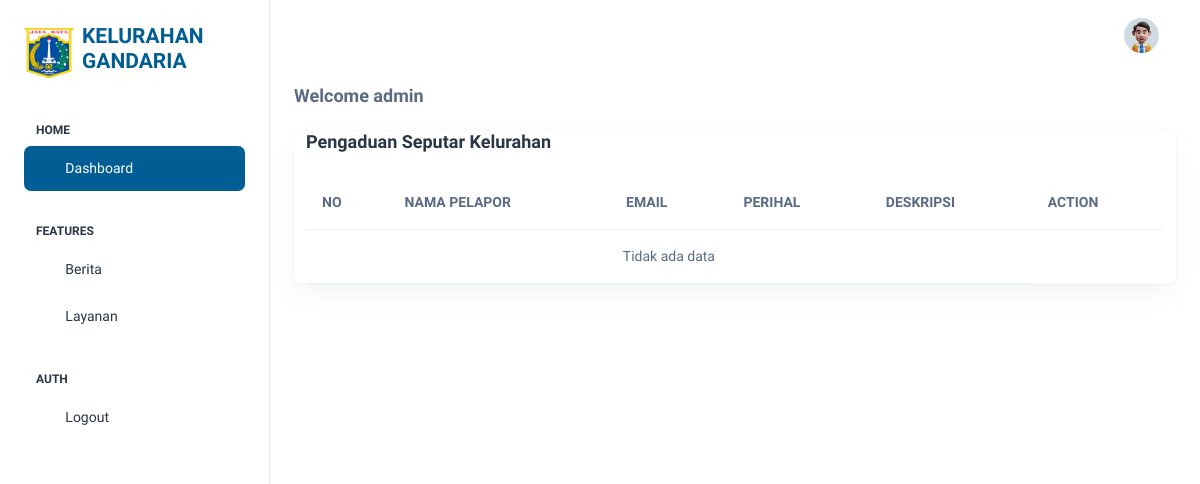
The app's page /admin/dashboard.php (signed in), older data.
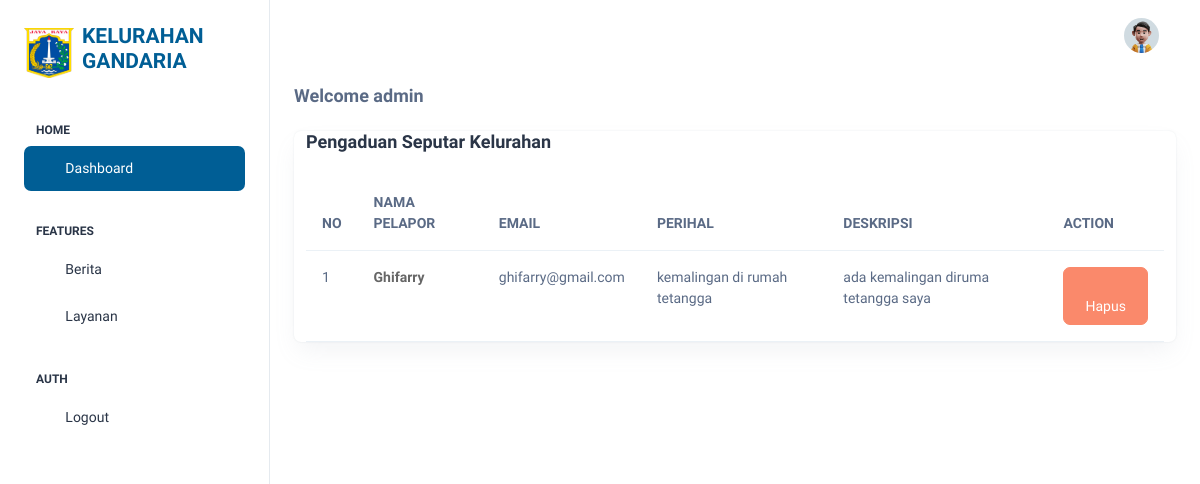
The same page, newer data.
### tables this page shows
CREATE TABLE `pengaduan` (
  `id` int(11) NOT NULL,
  `nama` varchar(255) NOT NULL,
  `email` varchar(255) NOT NULL,
  `subjek` varchar(255) NOT NULL,
  `isi` text NOT NULL
);

### admin/dashboard.php (the view, shortened to what the changed rows need)
<?php
require './../config/authFunction.php';
$query = "SELECT * FROM pengaduan";
$getAllPengaduan = mysqli_query($conn, $query);
?>
<!doctype html>
<html lang="en">
<head>
    <link rel="stylesheet" href="assets/css/styles.min.css" />
</head>
<body>
    <div class="page-wrapper" id="main-wrapper" data-layout="vertical" data-navbarbg="skin6" data-sidebartype="full" data-sidebar-position="fixed" data-header-position="fixed">
        <div class="body-wrapper">
            <div class="container-fluid">
                <div class="card">
                    <section class="intro">
                        <div class="gradient-custom-1 h-100">
                            <div class="mask d-flex align-items-center h-100">
                                <div class="container-fluid">
                                    <div class="row justify-content-center">
                                        <div class="col-12">
                                            <div class="table-responsive bg-white">
                                                <table class="table mb-0">
                                                    <thead>
                                                        <tr>
                                                            <th scope="col">NO</th>
                                                            <th scope="col">NAMA PELAPOR</th>
                                                            <th scope="col">EMAIL</th>
                                                            <th scope="col">PERIHAL</th>
                                                            <th scope="col">DESKRIPSI</th>
                                                            <th scope="col">ACTION</th>
                                                        </tr>
                                                    </thead>
                                                    <tbody>
                                                        <?php if (mysqli_num_rows($getAllPengaduan) > 0) : ?>
                                                            <?php
                                                            $no = 1;
                                                            foreach ($getAllPengaduan as $pengaduan) :
                                                            ?>
                                                                <tr>
                                                                    <td>
                                                                        <?= $no++ ?>
                                                                    </td>
                                                                    <th scope="row" style="color: #666666;">
                                                                        <?= $pengaduan['nama'] ?>
                                                                    </th>
                                                                    <td>
                                                                        <?= $pengaduan['email'] ?>
                                                                    </td>
                                                                    <td>
                                                                        <?= $pengaduan['subjek'] ?>
                                                                    </td>
                                                                    <td>
                                                                        <?= $pengaduan['isi'] ?>
                                                                    </td>
                                                                    <td>
                                                                        <a href="./process/deletePengaduan.php?id=<?= $pengaduan['id'] ?>" onclick="return confirm('Yakin Hapus Pengaduan ini?')" class="btn btn-danger"><i class="ti ti-trash"></i>
                                                                            Hapus</a>
                                                                    </td>
                                                                </tr>
                                                            <?php endforeach; ?>
                                                        <?php else : ?>
                                                            <tr>
                                                                <td colspan="5" class="text-center">Tidak ada data</td>
                                                            </tr>
                                                        <?php endif; ?>
                                                    </tbody>
                                                </table>
                                            </div>
                                        </div>
                                    </div>
                                </div>
                            </div>
                        </div>
                    </section>
                </div>
            </div>
        </div>
    </div>
</body>
</html>

Row changes from the older to the newer data that the page shows:
added pengaduan: nama "Ghifarry", email "ghifarry@gmail.com", subjek "kemalingan di rumah tetangga", isi "ada kemalingan diruma tetangga saya"
Text that changed along with them:
text no longer shown: "Tidak ada data"
